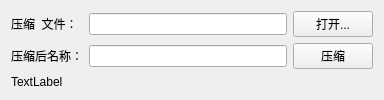
<?xml version="1.0" encoding="UTF-8"?>
<ui version="4.0">
 <class>PToools</class>
 <widget class="QWidget" name="PToools">
  <property name="geometry">
   <rect>
    <x>0</x>
    <y>0</y>
    <width>384</width>
    <height>96</height>
   </rect>
  </property>
  <property name="windowTitle">
   <string>PToools</string>
  </property>
  <layout class="QGridLayout" name="gridLayout">
   <item row="1" column="0">
    <widget class="QLabel" name="label_2">
     <property name="text">
      <string>压缩后名称：</string>
     </property>
    </widget>
   </item>
   <item row="0" column="2">
    <widget class="QPushButton" name="openDirBtn">
     <property name="text">
      <string>打开...</string>
     </property>
    </widget>
   </item>
   <item row="0" column="1">
    <widget class="QLineEdit" name="compressedDir_inputLdt"/>
   </item>
   <item row="0" column="0">
    <widget class="QLabel" name="label">
     <property name="text">
      <string>压缩  文件：</string>
     </property>
    </widget>
   </item>
   <item row="1" column="1">
    <widget class="QLineEdit" name="compressedFileNamLdt"/>
   </item>
   <item row="1" column="2">
    <widget class="QPushButton" name="startCompressedBtn">
     <property name="text">
      <string>压缩</string>
     </property>
    </widget>
   </item>
   <item row="2" column="0" colspan="3">
    <widget class="QLabel" name="statusTipLbl">
     <property name="text">
      <string>TextLabel</string>
     </property>
    </widget>
   </item>
  </layout>
 </widget>
 <layoutdefault spacing="6" margin="11"/>
 <resources/>
 <connections/>
</ui>
